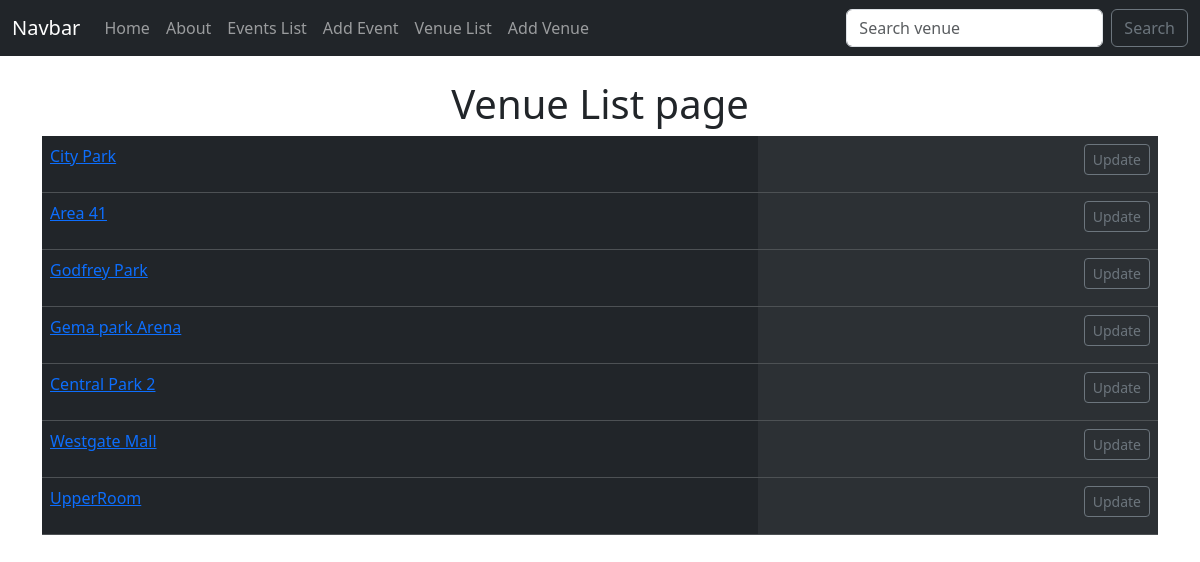
/venues/, run on an earlier commit of the app's database.
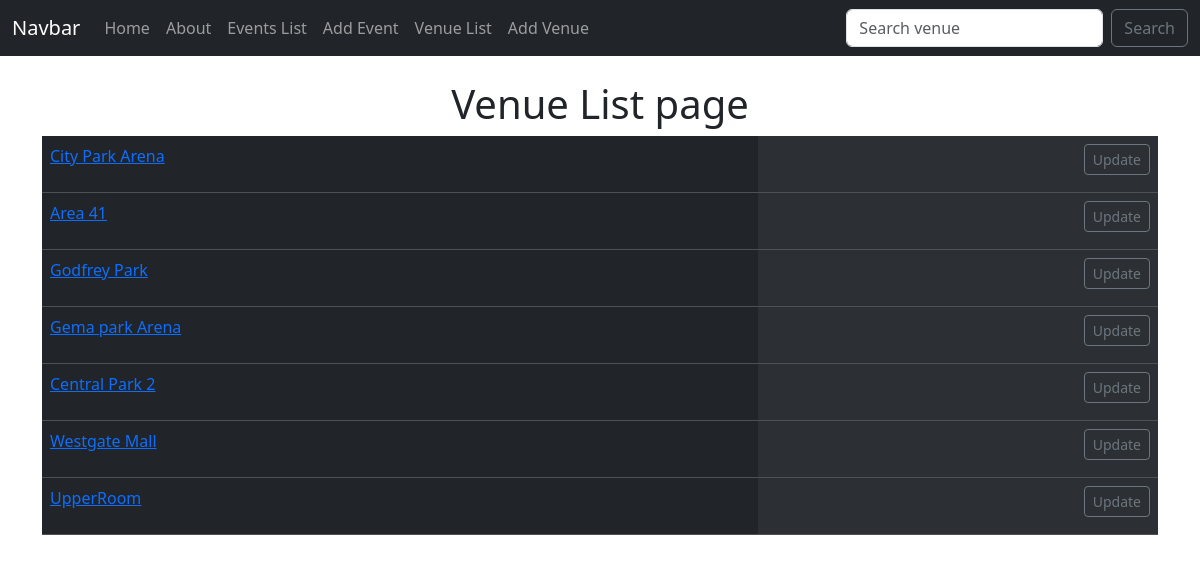
And on a later commit of the database.
### events/models.py (models this page shows)
class Venue(models.Model):
    name=models.CharField(max_length=200)
    addres = models.CharField(max_length=50)
    zip_code = models.CharField(max_length=50)
    phone = models.CharField(max_length=50,blank=True)
    web = models.URLField(blank=True)
    email_address = models.EmailField(blank=True)
    def __str__(self):
        return self.name

### events/views.py (the view)
# urls.py: path('venues/', views.venueList, name='venues'),
def venueList(request):
    venue_list = Venue.objects.all()
    return render(request,'events/venue_list.html',{'venue_list':venue_list})

### events/templates/events/venue_list.html (shortened to what this page needs)
{% extends "events/layout.html" %}
{% block content %}
<div class='container'>
    <h1 class='text-center'>Venue List page</h1>
    <table class=" table-hover table table-dark table-striped-columns">
            {% for venue in venue_list  %}
            <tr>
                <td>
                    <p> <a href="{% url 'show-venue' venue_id=venue.id %}"> {{ venue}}</a></p>
                </td>
                <td class="text-end">
                    <a href="{% url 'update-venue' venue.id %}" class='btn btn-outline-secondary btn-sm'>Update</a>
                </td>
            </tr>
            {% endfor %}
</table>
</div>
{% endblock content %}

What changed in the data, as far as the page shows it:
changed Venue: name "City Park" → "City Park Arena"
